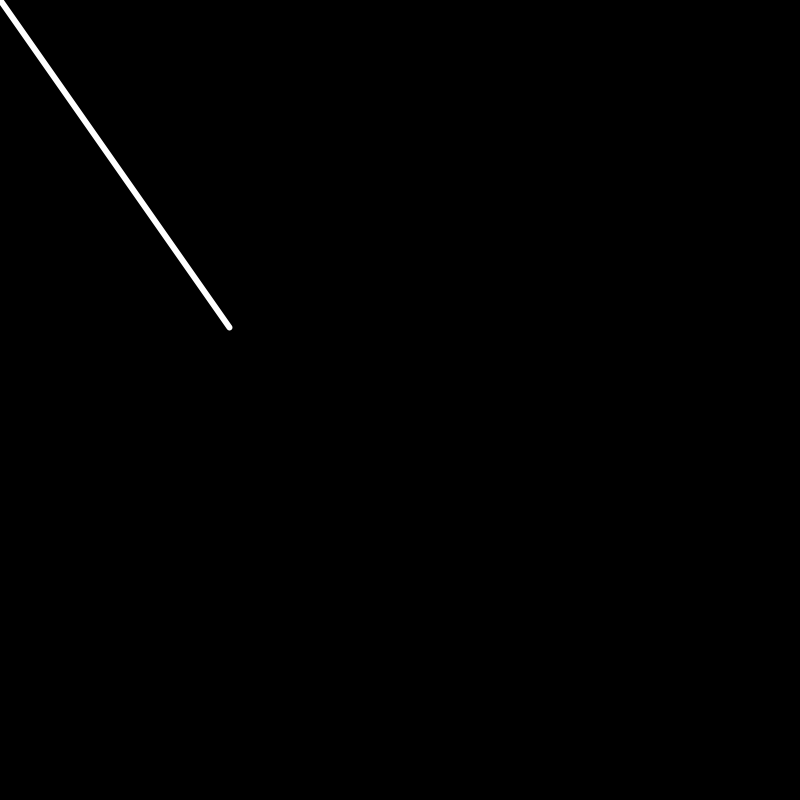
Frame 1 (no input)
Frame 60 (the mouse pressed at the canvas centre just before this capture): identical to frame 1, image omitted
Frame 120 (the mouse held since frame 60 and released just before this capture): identical to frame 1, image omitted

The Processing sketch that drew this single still picture (run headless with seeded random() and noise(); from frame 60 on, the mouse is pressed at the canvas centre):

// Processing sketch: Trigonometry_Degrees_radians
// ── Trigonometry_Degrees_radians.pde
//This lesson shows how you can convert degrees to radians. Processing works
//by using radians but the degree to radians function makes it easier if you
//prefer working in degrees.

//Simply converts 45 degrees to radians
//Remember Processing works with radians not degrees but you cal always think
//degrees and just always convert before use
//This is the modulas or simply the angle from the origon
float theta = radians(55); 

float m = 400; //(magnitude or radius)

void setup() {
  size(800, 800);
  smooth(4);
  background(0);
  ellipseMode(CENTER);
  rectMode(CENTER);
  stroke(255);
  strokeWeight(6);

  //Think polar coordiantes. If your given magnitude 75 (radius), and 
  //modulas (degree) of 45 degrees, you can get the x and y values (the two 
  //lines that make up the right angle of a triangle with the below equations
  //This is really just the cos and sin to find the unknown x and y sides of
  //a traingle but x and y need to be the subjet so just multiply the m from 
  //the division from the left hand side. This is just working out the length of the
  //sides of the right angle triangle given the konown MAGNITUDE(radius length)
  //and MODULAS(angle from origon).
  //the 
  float x = m * cos(theta);
  float y = m * sin(theta);

  println("X length is: " + x + " Y length is: " + y);
  line(0, 0, x, y);
}

void draw() {
}
